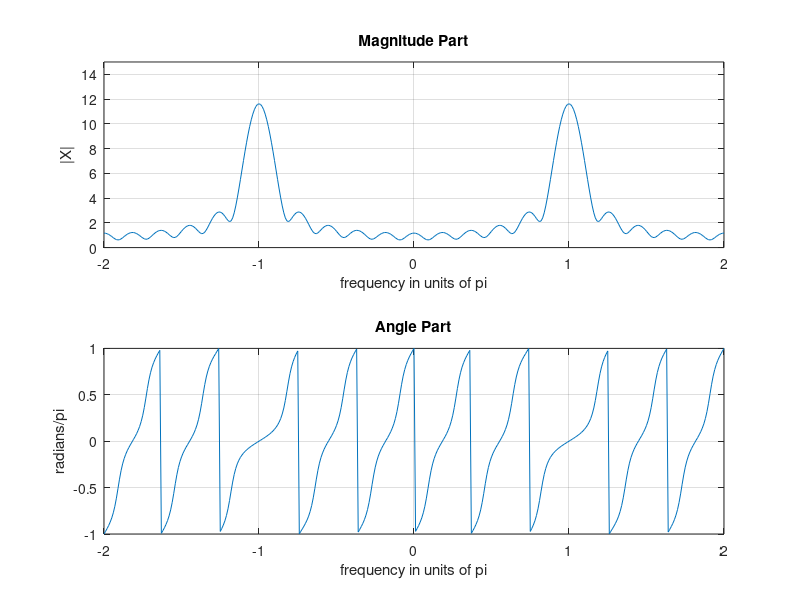

Reproduce this figure in MATLAB.
subplot(1,1,1)

n = -5:5; x = (-0.9).^n;

k = -200:200; w = (pi/100)*k;

X = x * (exp(-j*pi/100)) .^ (n'*k);

magX = abs(X); angX =angle(X);

subplot(2,1,1); plot(w/pi,magX);grid

axis([-2,2,0,15])

xlabel('frequency in units of pi'); ylabel('|X|')

title('Magnitude Part')

subplot(2,1,2); plot(w/pi,angX/pi);grid

axis([-2,2,-1,1])

xlabel('frequency in units of pi'); ylabel('radians/pi')

title('Angle Part')

